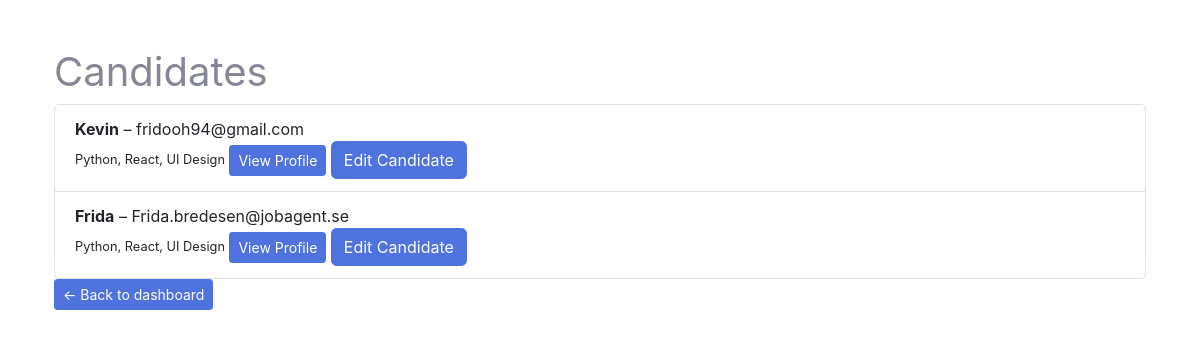
Before: /candidates/ (signed in) with the older database file.
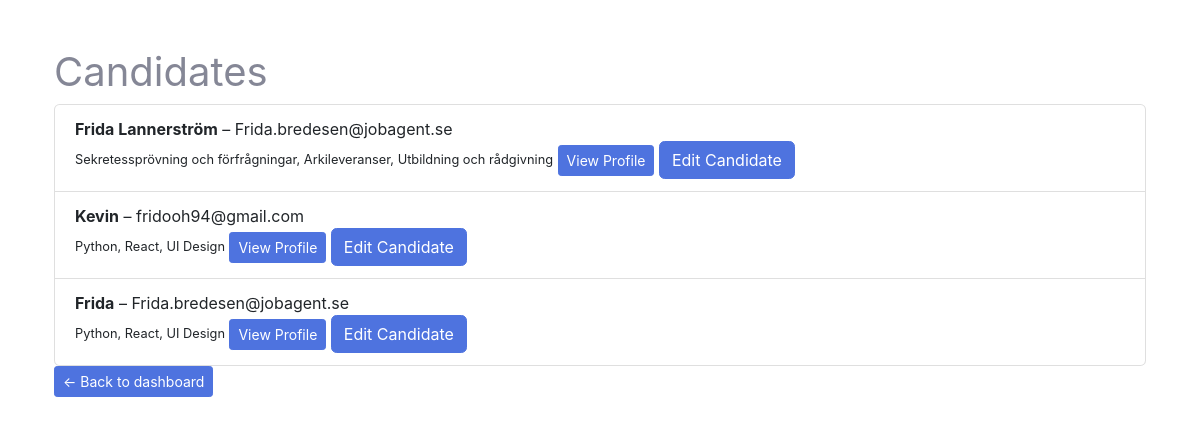
After: the same page with the newer database file.
### candidates/models.py (models this page shows, shortened)
class Candidate(models.Model):
    user = models.ForeignKey(User, on_delete=models.CASCADE)
    name = models.CharField(max_length=100)
    email = models.EmailField()
    notes = models.TextField(blank=True)
    top_skills = models.CharField(
        max_length=255,
        blank=True,
        help_text="Write top skills separated by commas (e.g. Communication, Leadership, SQL)"
    )
    uploaded_at = models.DateTimeField(auto_now_add=True)

### candidates/views.py (the view)
# urls.py: path('', views.CandidateListView.as_view(), name='candidate_list'), # Lista alla kandidater
class CandidateListView(ListView):
    model = Candidate
    template_name = 'candidate-list.html'
    context_object_name = 'candidates'
    def get_queryset(self):
        return Candidate.objects.filter(user=self.request.user).order_by('-uploaded_at')

### templates/candidate-list.html
{% extends "base.html" %}
{% block content %}
  <h1>Candidates</h1>
  <ul class="list-group">
    {% for candidate in candidates %}
      <li class="list-group-item">
        <strong>{{ candidate.name }}</strong> – {{ candidate.email }}<br>
        <small>{{ candidate.top_skills }}</small> <a href="{% url 'candidate_detail' candidate.id %}" class="btn btn-primary btn-sm">View Profile</a> <a href="{% url 'candidate_edit' candidate.pk %}" class="btn btn-primary">Edit Candidate</a>
      </li>
    {% empty %}
      <li class="list-group-item">No candidates yet.</li>
    {% endfor %}
  </ul>
<a href="{% url 'dashboard' %}" class="btn btn-primary btn-sm">← Back to dashboard</a>
{% endblock %}

Changed rows visible on the page:
added Candidate: name "Frida Lannerström", email "Frida.bredesen@jobagent.se", top_skills "Sekretessprövning och förfrågningar, Arkileveranser, Utbildning och rådgivning"
